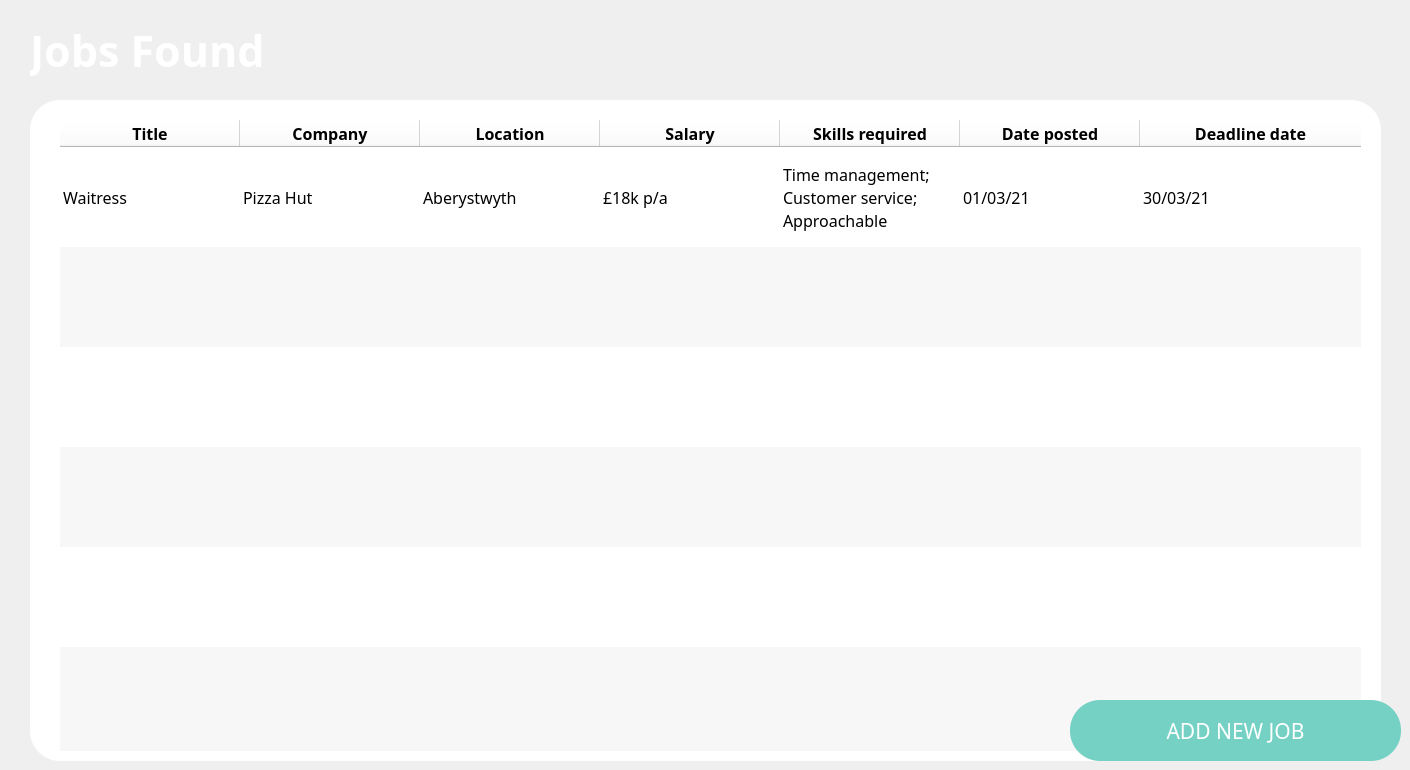
       <widget class="QWidget" name="JOBS_FOUND_MAIN">
        <widget class="QPushButton" name="btn_new_job">
         <property name="geometry">
          <rect>
           <x>1070</x>
           <y>700</y>
           <width>331</width>
           <height>61</height>
          </rect>
         </property>
         <property name="font">
          <font>
           <family>IBM Plex Sans SemiBold</family>
           <pointsize>16</pointsize>
          </font>
         </property>
         <property name="styleSheet">
          <string notr="true">background-color: rgb(116, 209, 196);
color: rgb(255, 255, 255);
border-color: rgb(116, 209, 196);
border-radius: 30px; 
border: 2px;</string>
         </property>
         <property name="text">
          <string>ADD NEW JOB</string>
         </property>
        </widget>
        <widget class="QTableWidget" name="jobs_found_table">
         <property name="geometry">
          <rect>
           <x>60</x>
           <y>120</y>
           <width>1301</width>
           <height>631</height>
          </rect>
         </property>
         <property name="maximumSize">
          <size>
           <width>16777215</width>
           <height>16777215</height>
          </size>
         </property>
         <property name="font">
          <font>
           <family>IBM Plex Sans</family>
           <pointsize>12</pointsize>
           <weight>50</weight>
           <italic>false</italic>
           <bold>false</bold>
          </font>
         </property>
         <property name="styleSheet">
          <string notr="true">background-color: rgb(255, 255, 255);
border-color: rgb(255, 255, 255);
border-radius: 30px; 
border: 2px;
font: 12pt &quot;IBM Plex Sans&quot;;</string>
         </property>
         <property name="alternatingRowColors">
          <bool>true</bool>
         </property>
         <property name="showGrid">
          <bool>false</bool>
         </property>
         <property name="gridStyle">
          <enum>Qt::NoPen</enum>
         </property>
         <property name="sortingEnabled">
          <bool>true</bool>
         </property>
         <property name="wordWrap">
          <bool>true</bool>
         </property>
         <property name="rowCount">
          <number>6</number>
         </property>
         <attribute name="horizontalHeaderDefaultSectionSize">
          <number>180</number>
         </attribute>
         <attribute name="horizontalHeaderMinimumSectionSize">
          <number>130</number>
         </attribute>
         <attribute name="horizontalHeaderStretchLastSection">
          <bool>true</bool>
         </attribute>
         <attribute name="verticalHeaderVisible">
          <bool>false</bool>
         </attribute>
         <attribute name="verticalHeaderDefaultSectionSize">
          <number>100</number>
         </attribute>
         <attribute name="verticalHeaderStretchLastSection">
          <bool>true</bool>
         </attribute>
         <row>
          <property name="text">
           <string>EXAMPLE</string>
          </property>
          <property name="font">
           <font>
            <family>IBM Plex Sans</family>
            <pointsize>14</pointsize>
           </font>
          </property>
          <property name="textAlignment">
           <set>AlignCenter</set>
          </property>
         </row>
         <row/>
         <row/>
         <row/>
         <row/>
         <row/>
         <column>
          <property name="text">
           <string>Title</string>
          </property>
          <property name="font">
           <font>
            <family>IBM Plex Sans</family>
            <pointsize>12</pointsize>
            <weight>75</weight>
            <bold>true</bold>
           </font>
          </property>
         </column>
         <column>
          <property name="text">
           <string>Company</string>
          </property>
          <property name="font">
           <font>
            <family>IBM Plex Sans</family>
            <pointsize>12</pointsize>
            <weight>75</weight>
            <bold>true</bold>
           </font>
          </property>
         </column>
         <column>
          <property name="text">
           <string>Location</string>
          </property>
          <property name="font">
           <font>
            <family>IBM Plex Sans</family>
            <pointsize>12</pointsize>
            <weight>75</weight>
            <bold>true</bold>
           </font>
          </property>
         </column>
         <column>
          <property name="text">
           <string>Salary</string>
          </property>
          <property name="font">
           <font>
            <family>IBM Plex Sans</family>
            <pointsize>12</pointsize>
            <weight>75</weight>
            <bold>true</bold>
           </font>
          </property>
         </column>
         <column>
          <property name="text">
           <string>Skills required</string>
          </property>
          <property name="font">
           <font>
            <family>IBM Plex Sans</family>
            <pointsize>12</pointsize>
            <weight>75</weight>
            <bold>true</bold>
           </font>
          </property>
         </column>
         <column>
          <property name="text">
           <string>Date posted</string>
          </property>
          <property name="font">
           <font>
            <family>IBM Plex Sans</family>
            <pointsize>12</pointsize>
            <weight>75</weight>
            <bold>true</bold>
           </font>
          </property>
         </column>
         <column>
          <property name="text">
           <string>Deadline date</string>
          </property>
          <property name="font">
           <font>
            <family>IBM Plex Sans</family>
            <pointsize>12</pointsize>
            <weight>75</weight>
            <bold>true</bold>
           </font>
          </property>
         </column>
         <item row="0" column="0">
          <property name="text">
           <string>Waitress</string>
          </property>
         </item>
         <item row="0" column="1">
          <property name="text">
           <string>Pizza Hut</string>
          </property>
         </item>
         <item row="0" column="2">
          <property name="text">
           <string>Aberystwyth</string>
          </property>
         </item>
         <item row="0" column="3">
          <property name="text">
           <string>£18k p/a</string>
          </property>
         </item>
         <item row="0" column="4">
          <property name="text">
           <string>Time management; Customer service; Approachable</string>
          </property>
         </item>
         <item row="0" column="5">
          <property name="text">
           <string>01/03/21</string>
          </property>
         </item>
         <item row="0" column="6">
          <property name="text">
           <string>30/03/21</string>
          </property>
         </item>
        </widget>
        <widget class="QLabel" name="lbl_jobs_found_2">
         <property name="geometry">
          <rect>
           <x>30</x>
           <y>20</y>
           <width>881</width>
           <height>61</height>
          </rect>
         </property>
         <property name="font">
          <font>
           <family>IBM Plex Sans SemiBold</family>
           <pointsize>32</pointsize>
           <weight>75</weight>
           <bold>true</bold>
          </font>
         </property>
         <property name="styleSheet">
          <string notr="true">color: rgb(255, 255, 255);</string>
         </property>
         <property name="text">
          <string>Jobs Found</string>
         </property>
         <property name="alignment">
          <set>Qt::AlignLeading|Qt::AlignLeft|Qt::AlignVCenter</set>
         </property>
         <property name="margin">
          <number>0</number>
         </property>
         <property name="indent">
          <number>0</number>
         </property>
        </widget>
        <widget class="QFrame" name="jobs_found_table_frame">
         <property name="geometry">
          <rect>
           <x>30</x>
           <y>100</y>
           <width>1351</width>
           <height>661</height>
          </rect>
         </property>
         <property name="styleSheet">
          <string notr="true">background-color: rgb(255, 255, 255);
border-color: rgb(255, 255, 255);
border-radius: 30px; 
border: 2px;</string>
         </property>
         <property name="frameShape">
          <enum>QFrame::StyledPanel</enum>
         </property>
         <property name="frameShadow">
          <enum>QFrame::Raised</enum>
         </property>
        </widget>
        <zorder>jobs_found_table_frame</zorder>
        <zorder>lbl_jobs_found_2</zorder>
        <zorder>jobs_found_table</zorder>
        <zorder>btn_new_job</zorder>
       </widget>
